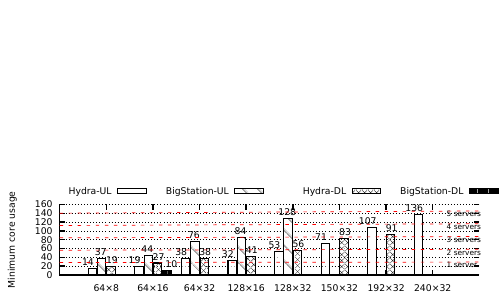

Generate this figure with gnuplot:
set terminal pdfcairo
set output 'fig_bigstation_core.pdf'
set style line 1 \
	linecolor rgb '#a00000' \
	linetype 1 linewidth 2
set style line 2 \
	linecolor rgb '#00a000' \
	linetype 2 linewidth 2
set style line 3 \
	linecolor rgb '#0000a0' \
	linetype 3 linewidth 2
set style line 4 \
	linecolor rgb '#a0a000' \
	linetype 4 linewidth 2
set style line 5 \
	linecolor rgb '#a000a0' \
	linetype 5 linewidth 2
set style line 6 \
	linecolor rgb '#00a0a0' \
	linetype 6 linewidth 2

set style line 501 lt 1 lc rgb "#000000" lw 2
set border 3 ls 501
set size 1, 0.5
# set xr [-0.2:3]
# set yr [-4:110]

red = "#FF0000"; green = "#00FF00"; blue = "#0000FF"; skyblue = "#87CEEB";
c1 = "#eff3ff"; c2 = "#bdd7e7"; c3 = "#6baed6"; c4 = "#2171b5"; 
set yrange [0:160]
set style data histogram
set style histogram cluster gap 1
set style fill solid
set boxwidth 0.9
set xtics format ""
set grid ytics
set offset -1,0,0,0

set xtics font ', 10'
set ytics font ', 10'
# set xlabel 'Settings' font 'Times-Roman,20'
set ylabel 'Minimum core usage' font 'Times-Roman,10'
set key outside above font 'Times-Roman,10' maxrows 1
# set key off
# set grid xtics ytics mxtics mytics
# set mxtics 1
# set mytics 1
set style fill solid border -1
set arrow from graph 0,first 29 to graph 1,first 29 nohead dashtype 17 lc "red" front
set arrow from graph 0,first 58 to graph 1,first 58 nohead dashtype 17 lc "red" front
set arrow from graph 0,first 87 to graph 1,first 87 nohead dashtype 17 lc "red" front
set arrow from graph 0,first 116 to graph 1,first 116 nohead dashtype 17 lc "red" front
set arrow from graph 0,first 145 to graph 1,first 145 nohead dashtype 17 lc "red" front
set label "1 server" at 6.3, 22 font 'Times-Roman,8'
set label "2 servers" at 6.3, 51 font 'Times-Roman,8'
set label "3 servers" at 6.3, 80 font 'Times-Roman,8'
set label "4 servers" at 6.3, 109 font 'Times-Roman,8'
set label "5 servers" at 6.3, 138 font 'Times-Roman,8'
plot 'fig_bigstation_core.txt' using 2:xtic(1) title "Hydra-UL" linecolor rgb c1 lw 1.5, '' using 0:2:2 with labels notitle offset -2.6,0.5 font 'Times-Roman,10', \
	'fig_bigstation_core.txt' using ($3>=8?$3/1.:1/0) title "BigStation-UL" linecolor rgb c2 lw 1.5, '' using 0:($3>=8?$3/1.:1/0):($3>=8?$3/1.:1/0) with labels notitle offset -0.8,0.5 font 'Times-Roman,10', \
	'fig_bigstation_core.txt' using ($4>=8?$4/1.:1/0) title "Hydra-DL" linecolor rgb c3 lw 1.5, '' using 0:($4>=8?$4/1.:1/0):($4>=8?$4/1.:1/0) with labels notitle offset 0.8,0.5 font 'Times-Roman,10', \
	'fig_bigstation_core.txt' using ($5>=8?$5/1.:1/0) title "BigStation-DL" linecolor rgb c4 lw 1.5, '' using 0:($5>=8?$5/1.:1/0):($5>=8?$5/1.:1/0) with labels notitle offset 2.6,0.5 font 'Times-Roman,10'